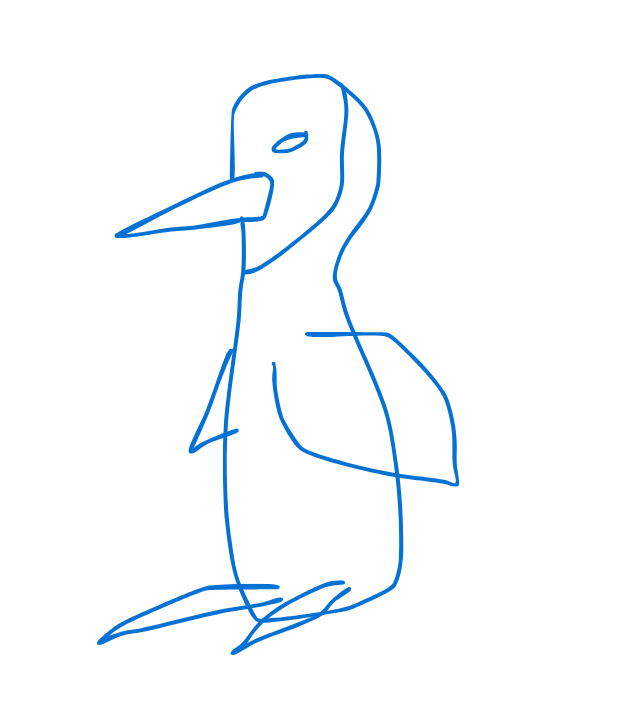
#> input picture cartesi-backend/assets/i_penguin_2.png, 626 x 708 px, found by its file name
$ python test.py
#> lines starting #> are read from the running program, lines starting #| are printed output that depends on the picture
import json
import subprocess
import base64
from PIL import Image
import numpy as np
from io import BytesIO

def encode_png(png_path):
    # Open and resize image
#> called with png_path = 'dataset/i_penguin_2.png'
    with Image.open(png_path) as img:
        # Convert to grayscale
#> img is the input picture: PIL image 626x708 RGB; mean R, G, B 247.6, 250.8, 253.7
        img = img.convert('L')
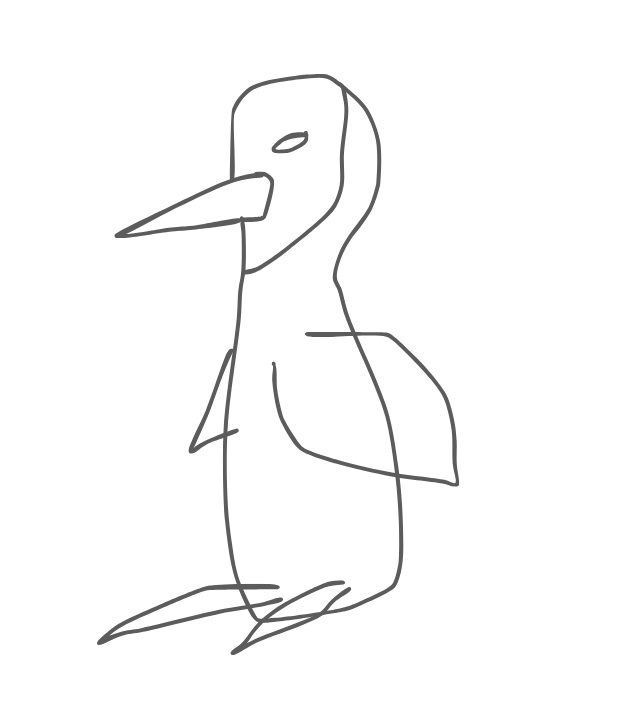
#> img: PIL image 626x708 L; min 91, max 255, mean 250.1

        # Save as PNG in memory
        buffer = BytesIO()
        img.save(buffer, format='PNG')
        img_bytes = buffer.getvalue()
        print(f"Raw PNG size: {len(img_bytes)} bytes")

    # Convert directly to base64
    img_b64 = base64.b64encode(img_bytes).decode('utf-8')
    print(f"Base64 length: {len(img_b64)} characters")

    return img_b64

def create_test_payload(img_b64, doodle_type="penguin"):
    payload = {
        "compressed_doodle": img_b64,
        "type": doodle_type
    }
    return json.dumps(payload).encode('utf-8').hex()

def main():
    # Configuration
    app_address = "0xab7528bb862fb57e8a2bcd567a2e929a0be56a5e"

    # Test configurations
    tests = [
        {
            "type": "penguin",
            "path": "dataset/i_penguin_2.png"
        },
        {
            "type": "circle",
            "path": "dataset/circle_1.png"
        }
    ]

    # Run tests for each configuration
    for test in tests:
        print(f"\nTesting {test['type']} doodle...")
        try:
            # Encode the PNG file
            img_b64 = encode_png(test['path'])
            print(f"Successfully encoded {test['type']} image")

            # Create the payload with type
            hex_payload = create_test_payload(img_b64, test['type'])

            # Construct the cast command
            cmd = [
                "cast",
                "send",
                "--mnemonic",
                "test test test test test test test test test test test junk",
                "--mnemonic-index",
                "0",
                "--rpc-url",
                "http://localhost:8545",
                "0x59b22D57D4f067708AB0c00552767405926dc768",
                "addInput(address,bytes)(bytes32)",
                app_address,
                f"0x{hex_payload}"
            ]

            # Execute the command
            result = subprocess.run(cmd, check=True, capture_output=True, text=True)
            print(f"Success testing {test['type']}!")
            print(result.stdout)

        except Exception as e:
            print(f"Error testing {test['type']}: {e}")

if __name__ == "__main__":
    main()
#> (the call stopped at in main, `result = subprocess.run(cmd, check=True, capture_output=True, text=True)`: subprocess is not available in this run)

$ run again, with cartesi-backend/assets/i_penguin_3.png copied over cartesi-backend/assets/i_penguin_2.png
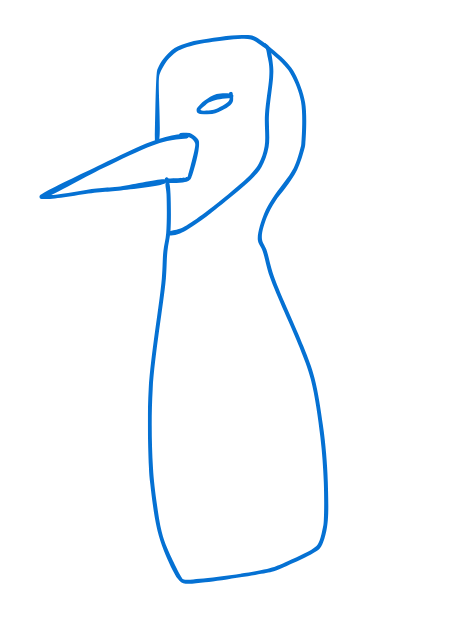
#> input picture cartesi-backend/assets/i_penguin_3.png, 456 x 622 px, found by its file name
#> in encode_png, img is the input picture: PIL image 456x622 RGB; mean R, G, B 248, 251, 253.8
#> in encode_png, `img = img.convert('L')`:
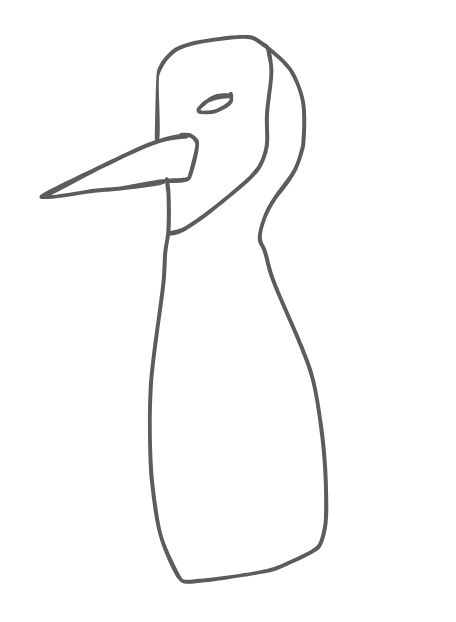
#> img: PIL image 456x622 L; min 91, max 255, mean 250.5
